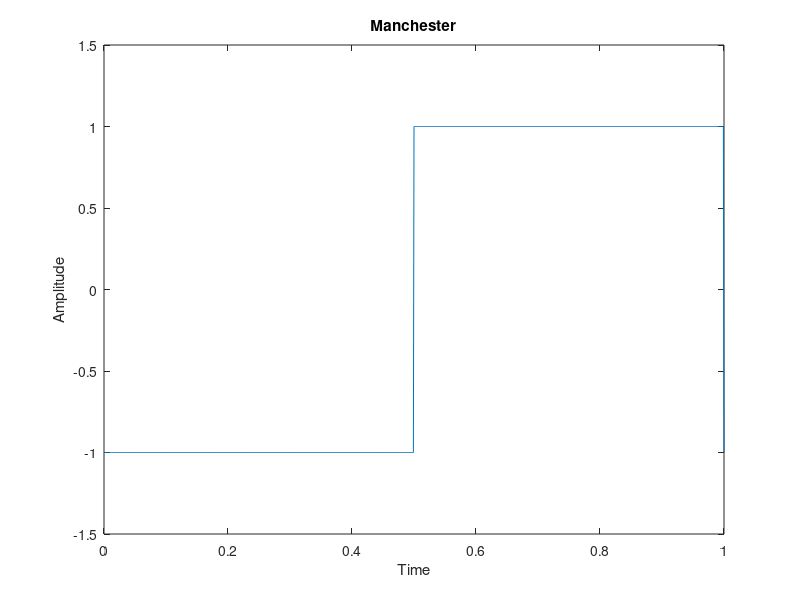

The MATLAB script that drew this image:
% https://www.mathworks.com/matlabcentral/fileexchange/40030-manchester-line-coding

b=input('Enter bit sequence: ');
l=length(b);
b(l+1)=0;
n=1;
 while n<=l
    t=(n-1):.001:n;
    if b(n)==1
        if b(n+1)==0
            y=(t<(n-0.5))+(-1)*(t>=n-0.5&t<=n);
        else
            y=(t<(n-0.5)|t==n)+(-1)*(t>=n-0.5&t<n);
        end
    else
        if b(n+1)==1
            y=(-1)*(t<(n-0.5))+(t>=n-0.5&t<=n);
        else
             y=(-1)*(t<(n-0.5)|t==n)+(t>=n-0.5&t<n);
        end
    end
    plot(t,y)
    hold on;
    axis([0 l -1.5 1.5]);
    n=n+1;
 end
title('Manchester');
xlabel('Time');
ylabel('Amplitude');
